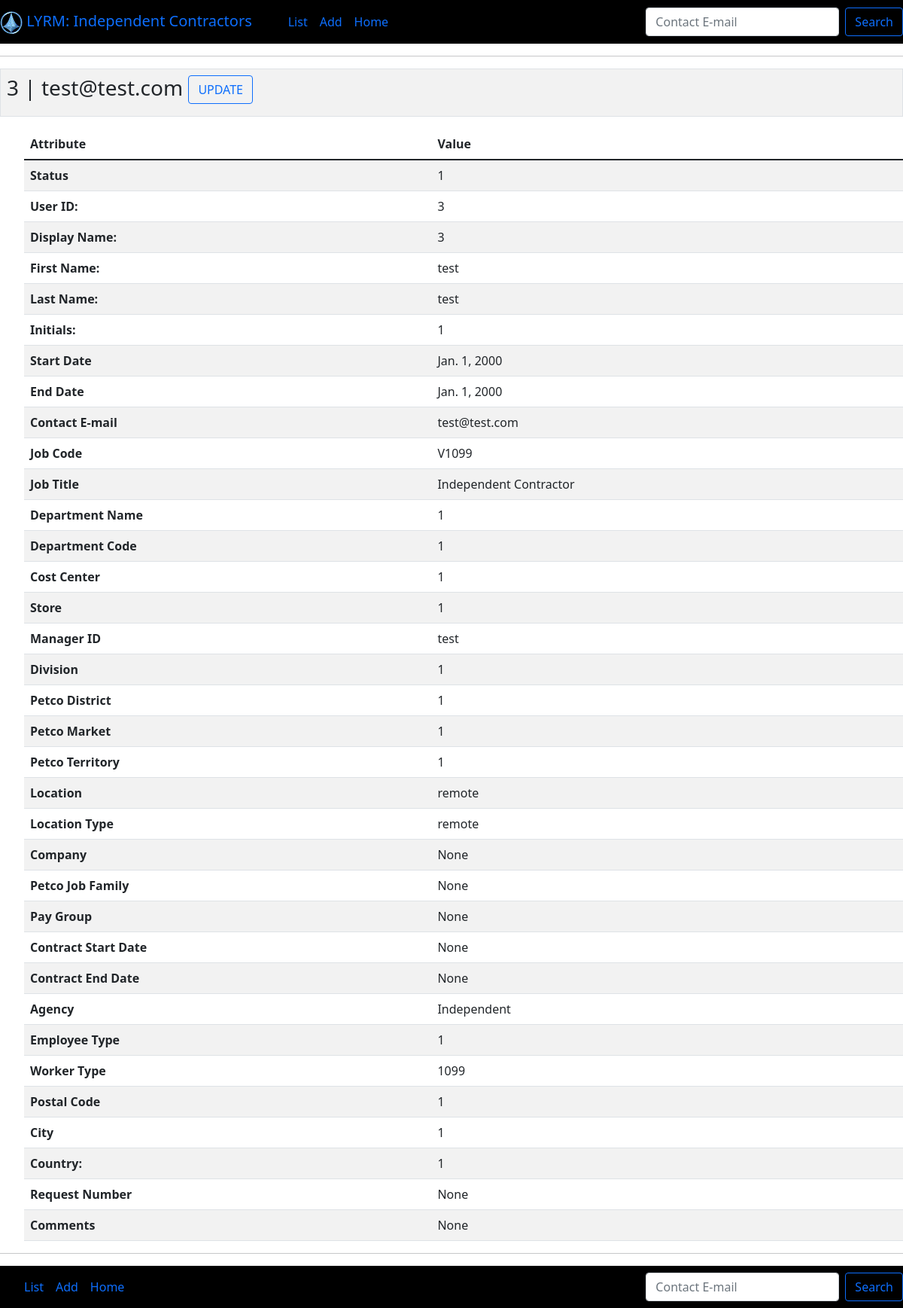
Page /ua/associate/3 on the committed database.
### webform/models.py (models this page shows, shortened)
class associate(models.Model):
    userid = models.CharField(max_length=10, null=True, blank=True, unique=True)
    displayname = models.CharField(max_length=100, null=True, blank=True)
    givenname = models.CharField(max_length=100, null=True)
    surname = models.CharField(max_length=100, null=True)
    initials = models.CharField(max_length=1, null=True, blank=True)
    petcocountry = models.CharField(max_length=100, null=True, blank=True)
    hiredate = models.DateField(max_length=10, null=True)
    enddate = models.DateField(max_length=10, null=True)
    status = models.CharField(max_length=100, null=True, blank=True)
    petcodepartment = models.CharField(max_length=100, null=True, blank=True)
    petcocity = models.CharField(max_length=100, null=True, blank=True)
    costcenter = models.CharField(max_length=100, null=True, blank=True)
    petcopostalcode = models.CharField(max_length=100, null=True, blank=True)
    petcostore = models.CharField(max_length=100, null=True, blank=True)
    jobcode = models.CharField(max_length=100, null=True, blank=True)
    managerid = models.CharField(max_length=10, null=True)
    employeetype = models.CharField(max_length=100, null=True, blank=True)
    petcodivision = models.CharField(max_length=100, null=True, blank=True)
    petcodistrict = models.CharField(max_length=100, null=True, blank=True)
    petcomarket = models.CharField(max_length=100, null=True, blank=True)
    petcoterritory = models.CharField(max_length=100, null=True, blank=True)
    petcodepartmentname = models.CharField(max_length=100, null=True, blank=True)
    petcoworkertype = models.CharField(max_length=100, null=True, blank=True)
    petcojobtitle = models.CharField(max_length=100, null=True, blank=True)
    petcolocation = models.CharField(max_length=100, null=True, blank=True)
    petcolocationtype = models.CharField(max_length=100, null=True, blank=True)
    petcocompany = models.CharField(max_length=100, null=True, blank=True)
    petcopaygroup = models.CharField(max_length=100, null=True, blank=True)
    petcojobfamily = models.CharField(max_length=100, null=True, blank=True)
    contactemail = models.EmailField(max_length=100, unique=True)
    contract_startdate = models.DateField(max_length=10, null=True, blank=True)
    contract_enddate = models.DateField(max_length=10, null=True, blank=True)
    supplier = models.CharField(max_length=100, null=True, blank=True)
    pin = models.CharField(max_length=32, null=True, blank=True)
    lastmodifiedby = models.CharField(max_length=100, null=True, blank=True)
    requestnumber = models.CharField(max_length=100, null=True, blank=True)
    comment = models.CharField(max_length=250, null=True, blank=True)
    def __str__(self):
        return str(self.userid) + ' | ' + str(self.contactemail)

### webform/associate_views.py (the view)
# urls.py: path('associate/<associate_id>', associate_views.associate_record, name="associate-record"),
def associate_record(request, associate_id):
    associate_record = associate.objects.get(pk=associate_id)
    return render (request, 'associates_record.html' , {'associate_record': associate_record})

### webform/templates/associates_record.html (shortened to what this page needs)
{% extends 'base.html' %}
{% block content %}
<table class="table table-striped table-hover table-bordered">
    <tr>
      <td>
        <h3>{{ associate_record }}
        <a href ="{% url 'associate-update' associate_record.id %}"><button class="btn btn-outline-primary" type="button">UPDATE</button></a>
      </h3>
      </td>
    </tr>
 </table>
<ul>
  <table class="table table-striped">
    <thead>
      <tr>
        <th scope="col">Attribute</th>
        <th scope="col">Value</th>
      </tr>
    </thead>
    <tbody>
      <tr>
        <td><b>Status</b></td>
        <td>{{ associate_record.status }}</td>
      </tr>
      <tr>
        <td><b>User ID:</b></td>
        <td>{{ associate_record.userid }}</td>
      </tr>
      <tr>
        <td><b>Display Name:</b></td>
        <td>{{ associate_record.displayname }}</td>
      </tr>
      <tr>
        <td><b>First Name:</b></td>
        <td>{{ associate_record.givenname }}</td>
      </tr>
      <tr>
        <td><b>Last Name:</b></td>
        <td>{{ associate_record.surname }}</td>
      </tr>
      <tr>
        <td><b>Initials:</b></td>
        <td>{{ associate_record.initials }}</td>
      </tr>
      <tr>
        <td><b>Start Date</b></td>
        <td>{{ associate_record.hiredate }}</td>
      </tr>
      <tr>
        <td><b>End Date</b></td>
        <td>{{ associate_record.enddate }}</td>
      </tr>
      <tr>
        <td><b>Contact E-mail</b></td>
        <td>{{ associate_record.contactemail }}</td>
      </tr>
      <tr>
        <td><b>Job Code</b></td>
        <td>{{ associate_record.jobcode }}</td>
      </tr>
      <tr>
        <td><b>Job Title</b></td>
        <td>{{ associate_record.petcojobtitle }}</td>
      </tr>
      <tr>
        <td><b>Department Name</b></td>
        <td>{{ associate_record.petcodepartmentname }}</td>
      </tr>
      <tr>
        <td><b>Department Code</b></td>
        <td>{{ associate_record.petcodepartment }}</td>
      </tr>
      <tr>
        <td><b>Cost Center</b></td>
        <td>{{ associate_record.costcenter }}</td>
      </tr>
      <tr>
        <td><b>Store</b></td>
        <td>{{ associate_record.petcostore }}</td>
      </tr>
      <tr>
        <td><b>Manager ID</b></td>
        <td>{{ associate_record.managerid }}</td>
      </tr>
      <tr>
        <td><b>Division</b></td>
        <td>{{ associate_record.petcodivision }}</td>
      </tr>
      <tr>
        <td><b>Petco District</b></td>
        <td>{{ associate_record.petcodistrict }}</td>
      </tr>
      <tr>
        <td><b>Petco Market</b></td>
        <td>{{ associate_record.petcomarket }}</td>
      </tr>
      <tr>
        <td><b>Petco Territory</b></td>
        <td>{{ associate_record.petcoterritory }}</td>
      </tr>
      <tr>
        <td><b>Location</b></td>
        <td>{{ associate_record.petcolocation }}</td>
      </tr>
      <tr>
        <td><b>Location Type</b></td>
        <td>{{ associate_record.petcolocationtype }}</td>
      </tr>
      <tr>
        <td><b>Company</b></td>
        <td>{{ associate_record.petcocompany }}</td>
      </tr>
      <tr>
        <td><b>Petco Job Family</b></td>
        <td>{{ associate_record.petcojobfamily }}</td>
      </tr>
      <tr>
        <td><b>Pay Group</b></td>
        <td>{{ associate_record.petcopaygroup }}</td>
      </tr>
      <tr>
        <td><b>Contract Start Date</b></td>
        <td>{{ associate_record.contract_startdate }}</td>
      </tr>
      <tr>
        <td><b>Contract End Date</b></td>
        <td>{{ associate_record.contract_enddate }}</td>
      </tr>
      <tr>
        <td><b>Agency</b></td>
        <td>{{ associate_record.supplier }}</td>
      </tr>
      <tr>
        <td><b>Employee Type</b></td>
        <td>{{ associate_record.employeetype }}</td>
      </tr>
      <tr>
        <td><b>Worker Type</b></td>
        <td>{{ associate_record.petcoworkertype }}</td>
      </tr>
      <tr>
        <td><b>Postal Code</b></td>
        <td>{{ associate_record.petcopostalcode }}</td>
      </tr>
      <tr>
        <td><b>City</b></td>
        <td>{{ associate_record.petcocity }}</td>
      </tr>
      <tr>
        <td><b>Country:</b></td>
        <td>{{ associate_record.petcocountry }}</td>
      </tr>
      <tr>
        <td><b>Request Number</b></td>
        <td>{{ associate_record.requestnumber }}</td>
      </tr>
      <tr>
        <td><b>Comments</b></td>
        <td>{{ associate_record.comment }}</td>
      </tr>
    </tbody>
  </table>
      </ul>
{% endblock %}

### webform/templates/base.html (shortened to what this page needs)
<!doctype html>
<html lang="en">
  <head>
    <link href="https://cdn.jsdelivr.net/npm/bootstrap@5.1.1/dist/css/bootstrap.min.css" rel="stylesheet">
    {% load static %}
<nav class="navbar navbar-expand-lg bg-black">
  <a class="navbar-brand" href="{% url 'home' %}">
     <img src="{% static 'images/button1.gif' %}" alt="powered by lyyeh@live.com">
    LYRM: Independent Contractors
  </a>
  <span class="navbar-toggler-icon"></span>
  <div class="collapse navbar-collapse" id="navbarSupportedContent">
    <ul class="navbar-nav me-auto mb-2 mb-lg-0">
      <a class="nav-link" href="{% url 'associate-list' %}">List</a>
      <a class="nav-link" href="{% url 'associate-add' %}">Add</a>
      <a class="nav-link" href="{% url 'home' %}">Home</a>
    </ul>
    <form class="d-flex" method=POST action="{% url 'associate-search' %}"> {% csrf_token %}
      <input class="form-control me-2" type="search" placeholder="Contact E-mail" aria-label="Search" name="queried">
      <button class="btn btn-outline-primary" type="submit">Search</button>
    </form>
  </div>
</nav>
<hr>
{% block content %}
{% endblock %}
<hr>
<nav class="navbar navbar-expand-lg bg-black">
    <span class="navbar-toggler-icon"></span>
    <div class="collapse navbar-collapse" id="navbarSupportedContent">
        <ul class="navbar-nav me-auto mb-2 mb-lg-0">
          <a class="nav-link" href="{% url 'associate-list' %}">List</a>
          <a class="nav-link" href="{% url 'associate-add' %}">Add</a>
          <a class="nav-link" href="{% url 'home' %}">Home</a>
        </ul>
        <form class="d-flex" method=POST action="{% url 'associate-search' %}"> {% csrf_token %}
          <input class="form-control me-2" type="search" placeholder="Contact E-mail" aria-label="Search">
          <button class="btn btn-outline-primary" type="submit">Search</button>
        </form>
    </div>
  </nav>
  </body>
</html>

### rows in the picture
associate: userid+contactemail "3 | test@test.com", status "1", userid "3", displayname "3", givenname "test", surname "test", initials "1", hiredate "Jan. 1, 2000", enddate "Jan. 1, 2000", contactemail "test@test.com", jobcode "V1099", petcojobtitle "Independent Contractor", petcodepartmentname "1", petcodepartment "1", costcenter "1", petcostore "1", managerid "test", petcodivision "1", petcodistrict "1", petcomarket "1", petcoterritory "1", petcolocation "remote", petcolocationtype "remote", petcocompany "None", petcojobfamily "None", petcopaygroup "None", contract_startdate "None", contract_enddate "None", supplier "Independent", employeetype "1", petcoworkertype "1099", petcopostalcode "1", petcocity "1", petcocountry "1", requestnumber "None", comment "None"
